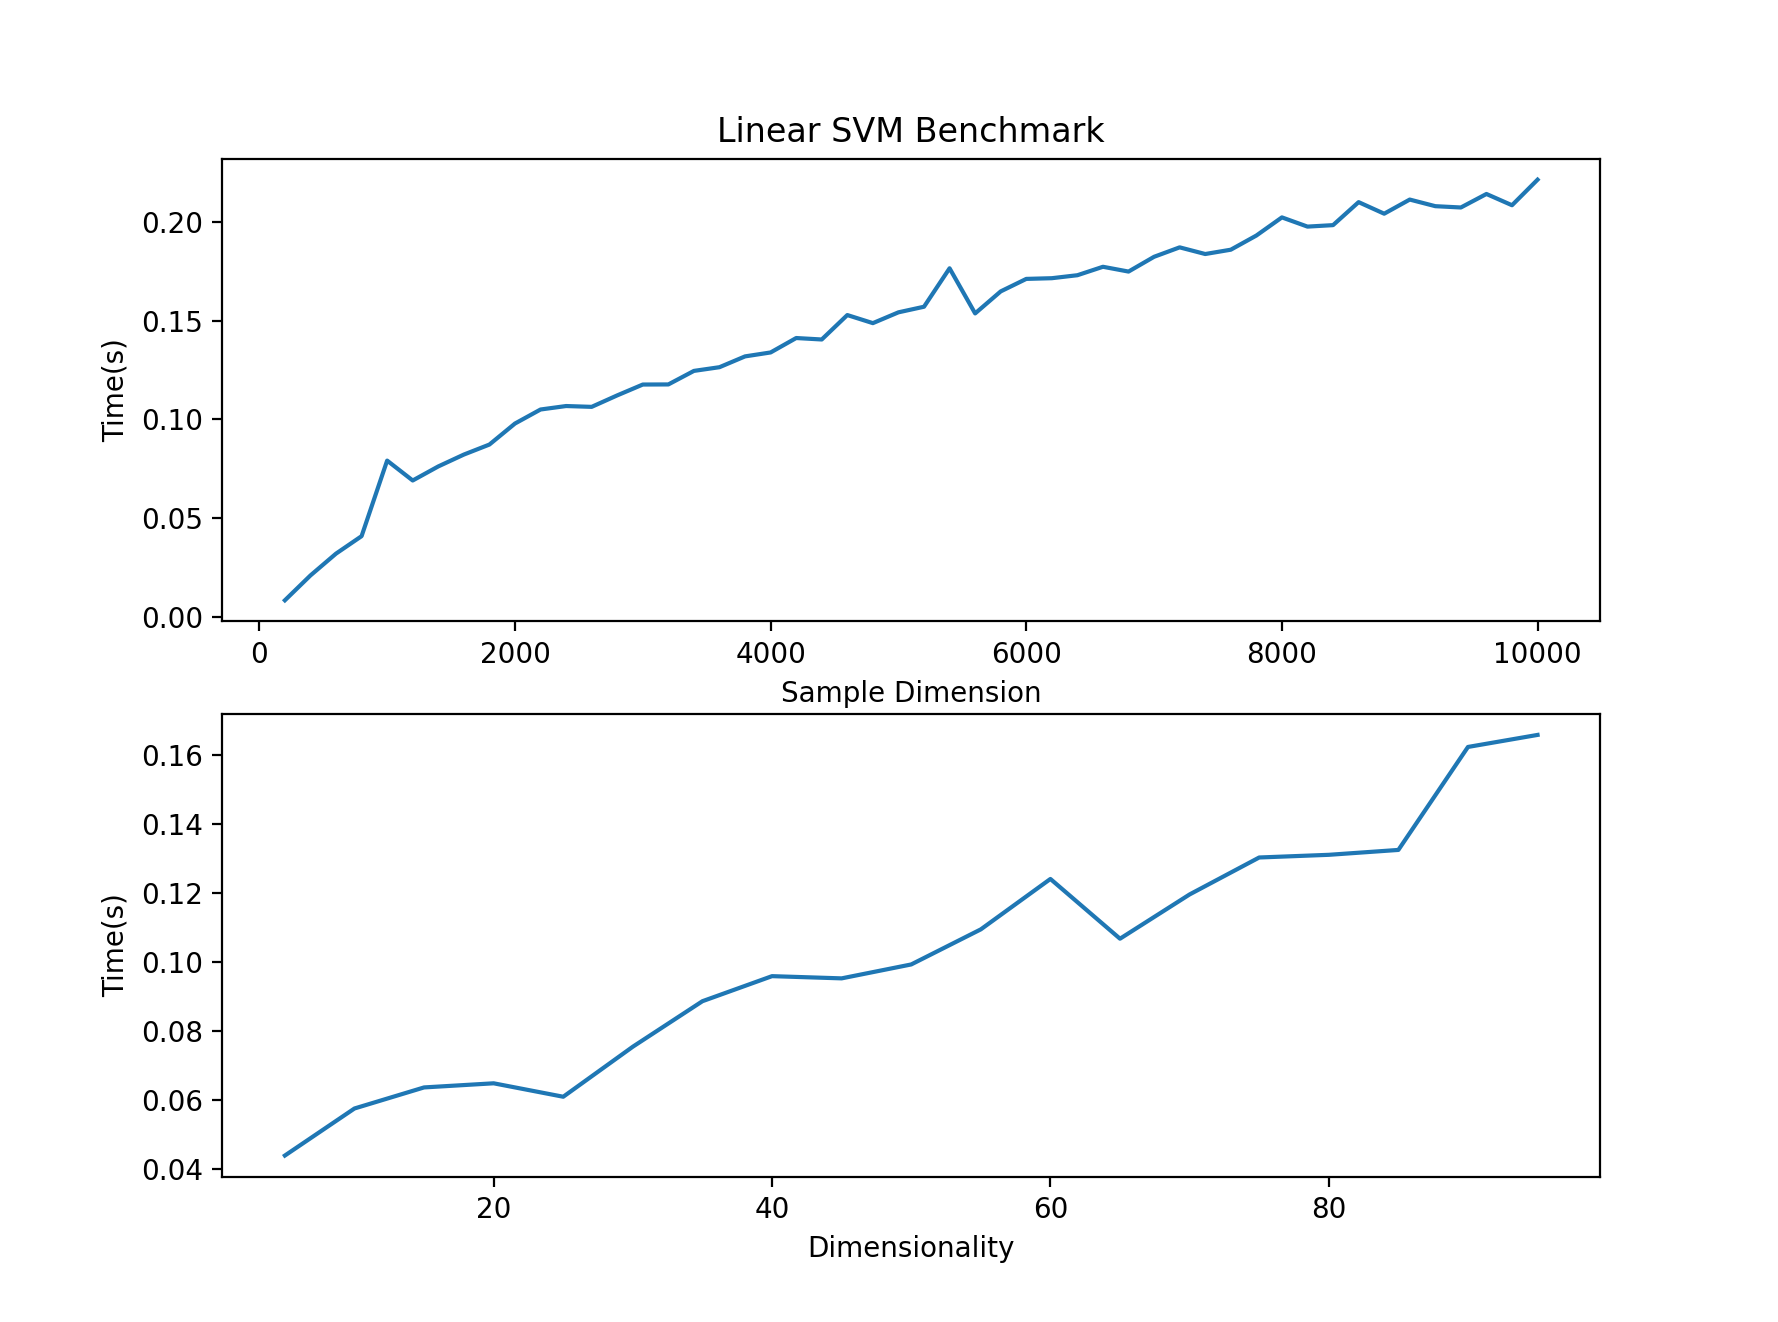

Reproduce this figure in Python.
import numpy as np
from sklearn.pipeline import make_pipeline
from sklearn.preprocessing import StandardScaler
from sklearn.linear_model import SGDClassifier 
import matplotlib.pyplot as plt
import random
import time 

rng = np.random.RandomState(0)
possible_dimensions=range(5,100,5)
possible_dimensions_sample=range(200,10001,200)

dimension=9
x_sample=[]
y_sample=[]
for dimension_sample in possible_dimensions_sample:
    pts = rng.random_sample((dimension_sample, dimension))
    starting=time.time()
    labels=np.array([random.randint(0,10) for _ in range(dimension_sample)])
    clf = make_pipeline(StandardScaler(), SGDClassifier()) 
    clf.fit(pts,labels)
    time_elapsed=time.time()-starting
    x_sample.append(dimension_sample)
    y_sample.append(time_elapsed)
    print(time_elapsed)

dimension_sample=1000
x_dim=[]
y_dim=[]
for dimension in possible_dimensions:
    pts = rng.random_sample((dimension_sample, dimension))
    starting=time.time()
    labels=np.array([random.randint(0,10) for _ in range(dimension_sample)])
    clf = make_pipeline(StandardScaler(), SGDClassifier()) 
    clf.fit(pts,labels)
    time_elapsed=time.time()-starting
    x_dim.append(dimension)
    y_dim.append(time_elapsed)
    print(time_elapsed)

plt.subplot(2, 1, 1)
plt.title("Linear SVM Benchmark")
plt.xlabel("Sample Dimension")
plt.ylabel("Time(s)")
plt.plot(x_sample,y_sample)

plt.subplot(2, 1, 2)
plt.xlabel("Dimensionality")
plt.ylabel("Time(s)")
plt.plot(x_dim,y_dim)

plt.show()    
